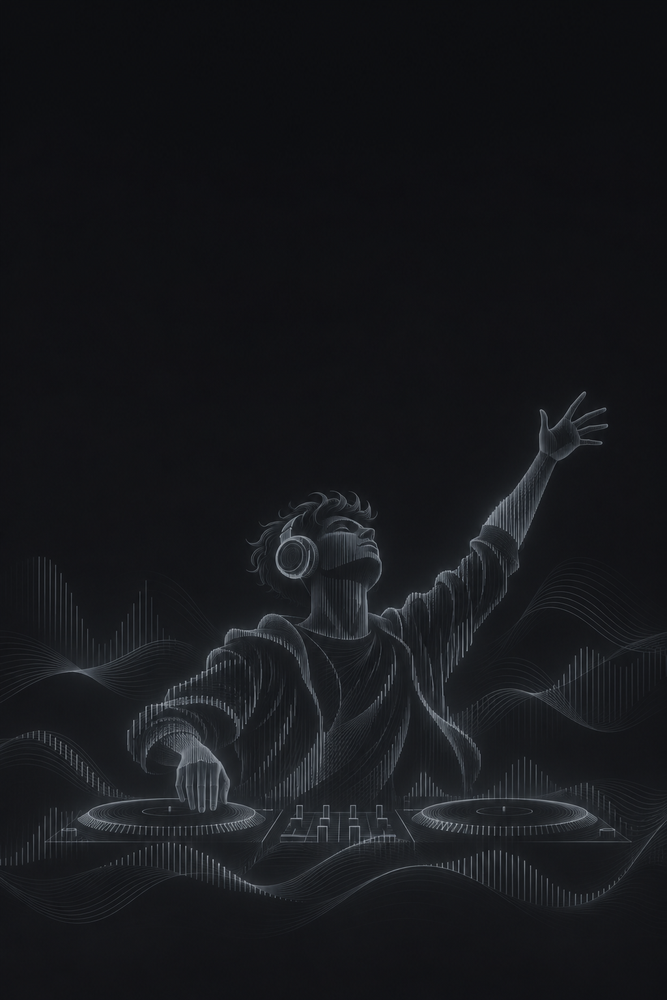
#> input picture art/menu-bg.png, 667 x 1000 px, shrunk from 1024 x 1536 before the run
$ python colour-logo.py ../art/menu-bg.png ../art/menu-bg.png
#> lines starting #> are read from the running program, lines starting #| are printed output that depends on the picture
#!/usr/bin/env python3
"""Colours the grey DJ line-art logo with a neon gradient (the visuals' palette), keeping its charcoal ground.

Usage: colour-logo.py art/logo-dj.png art/logo-dj-colour.png   (needs Pillow + numpy)
Lines take their brightness from the source and their hue from a diagonal gradient:
cyan (left) -> violet -> magenta -> amber (right, the raised hand). The brightest cores fade towards white, like a glow.
"""
import sys
import numpy as np
from PIL import Image

src, dst = sys.argv[1], sys.argv[2]
im = np.asarray(Image.open(src).convert("RGB")).astype(np.float32) / 255.0
h, w, _ = im.shape
#> h = 1000; w = 667
lum = im @ np.array([0.2126, 0.7152, 0.0722], dtype=np.float32)
bg = np.median(im[:40, :40].reshape(-1, 3), axis=0)  # charcoal from the corner
#> bg = [0.0549, 0.0588, 0.0667]
bg_l = float(bg @ np.array([0.2126, 0.7152, 0.0722]))
#> bg_l = 0.0586
line = np.clip((lum - bg_l) / (1 - bg_l), 0, 1)       # 0 on the ground, 1 on the brightest line

stops = np.array([[0.24, 0.96, 1.00],   # cyan
                  [0.55, 0.36, 1.00],   # violet
                  [1.00, 0.24, 0.66],   # magenta
                  [1.00, 0.69, 0.24]],  # amber
                 dtype=np.float32)
# Stretch the gradient over the figure itself (not the canvas), so every colour lands on the lines.
ys, xs = np.nonzero(line > 0.45)
#> ys = 1236 values from 393 to 887; xs = 1236 values, max 614 at index 1166, min 62 at index 1157, mean 315.9
x0, x1, y0, y1 = xs.min(), xs.max(), ys.min(), ys.max()
#> x0 = 62; x1 = 614; y0 = 393; y1 = 887
print("figure box", x0, x1, y0, y1)
#| figure box 62 614 393 887
yy, xx = np.mgrid[0:h, 0:w].astype(np.float32)
t = np.clip(((xx - x0) / (x1 - x0)) * 0.85 + ((yy - y0) / (y1 - y0)) * 0.15, 0, 1) * (len(stops) - 1)
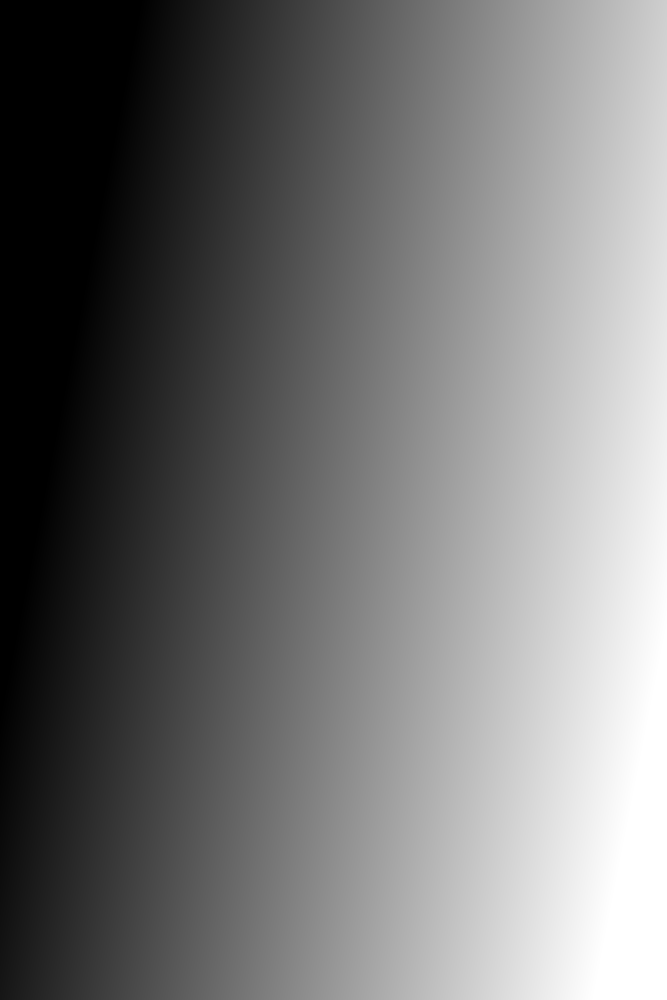
#> t: shape (1000, 667) float32; min 0, max 3, mean 1.36; drawn with min black and max white
i = np.minimum(t.astype(int), len(stops) - 2)
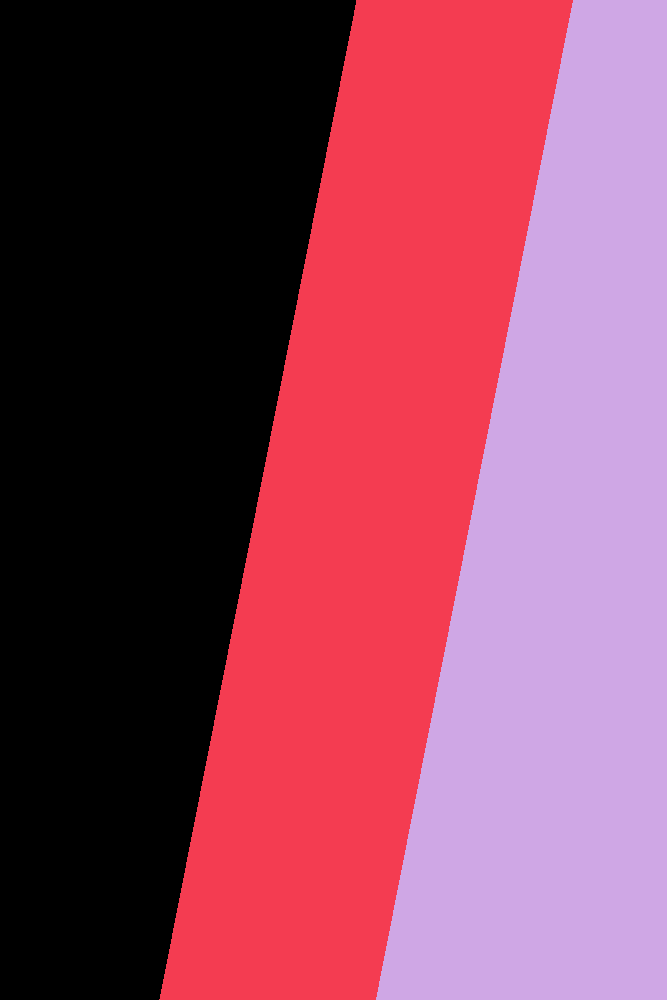
#> i: shape (1000, 667) int64; 3 distinct labels, from 0 to 2; one colour per label, 0 black
f = (t - i)[..., None]
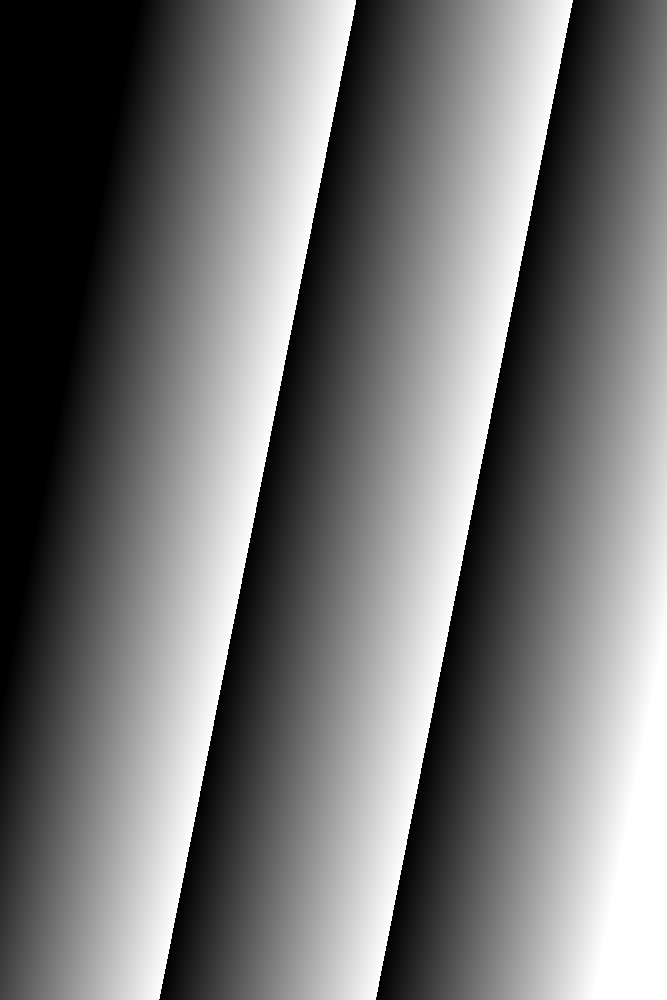
#> f: shape (1000, 667, 1) float64; min 0, max 1, mean 0.461
grad = stops[i] * (1 - f) + stops[i + 1] * f
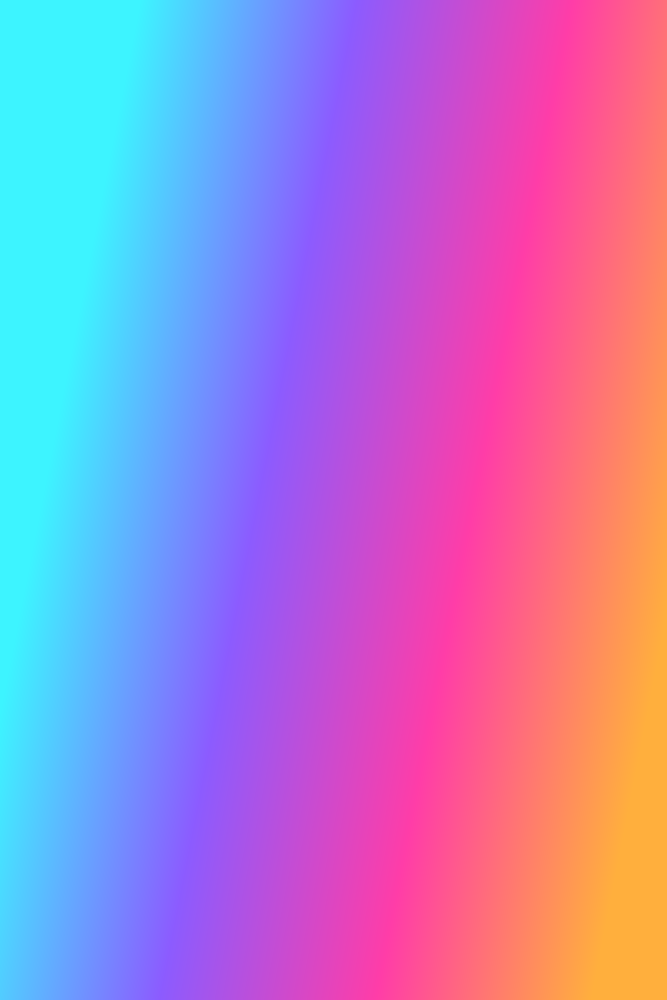
#> grad: shape (1000, 667, 3) float64; mean of channels 0, 1, 2 0.683, 0.503, 0.789; drawn as R, G, B

lit = np.clip(np.power(line, 0.6) * 1.25, 0, 1)[..., None]
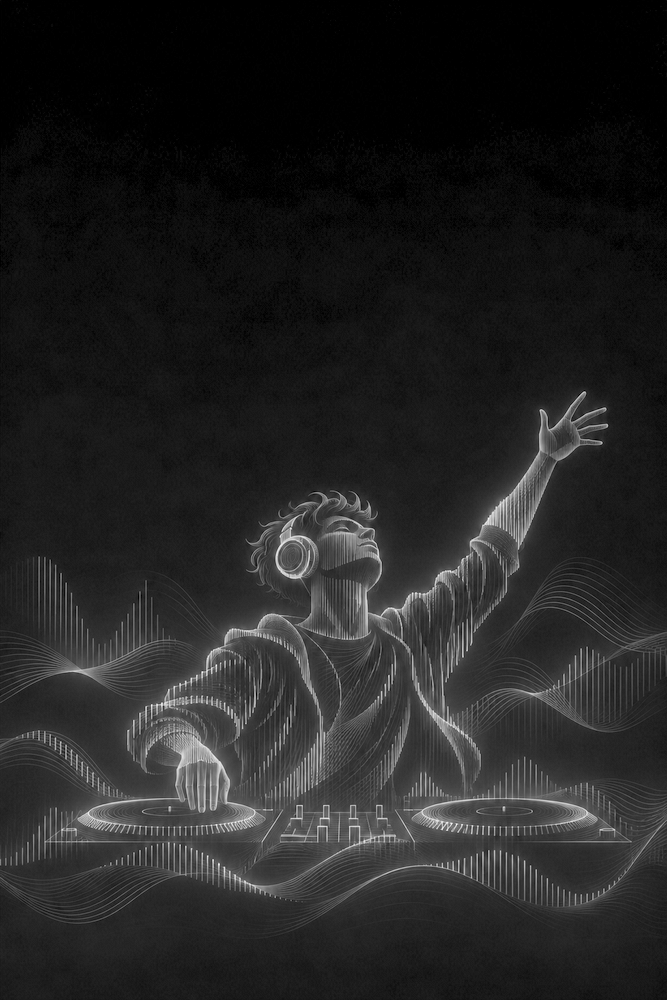
#> lit: shape (1000, 667, 1) float32; min 0, max 0.986, mean 0.141
core = np.clip((line - 0.75) / 0.25, 0, 1)[..., None] * 0.55   # hottest cores towards white
#> core: shape (1000, 667, 1) float32; every value is 0
colour = grad * (1 - core) + core
out = bg * (1 - lit) + colour * lit
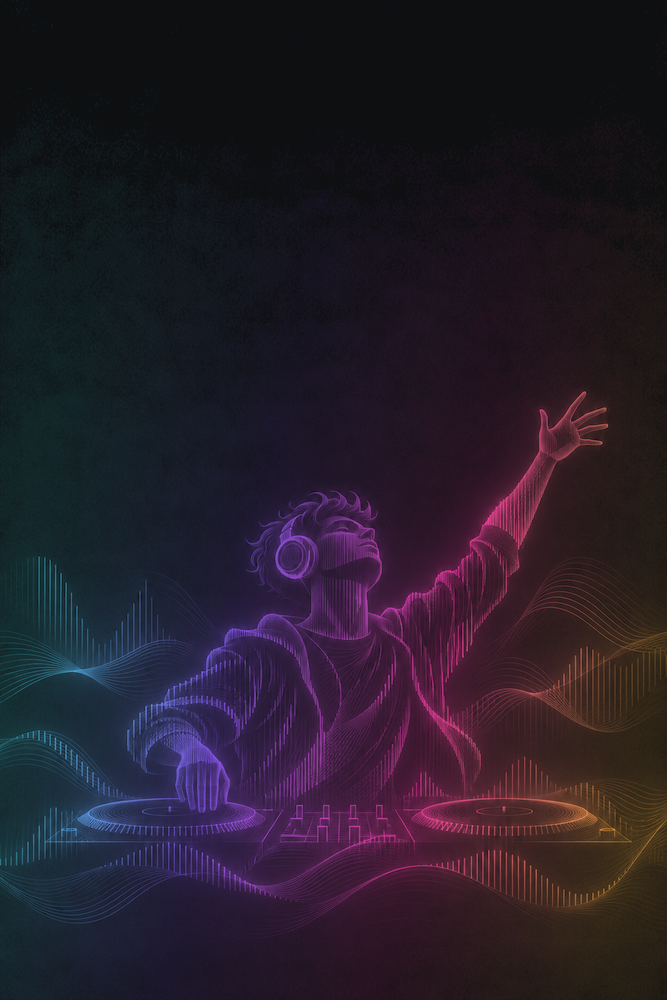
#> out: shape (1000, 667, 3) float64; mean of channels 0, 1, 2 0.15, 0.115, 0.165; drawn as R, G, B
Image.fromarray((np.clip(out, 0, 1) * 255).astype(np.uint8)).save(dst)
print("saved", dst)
